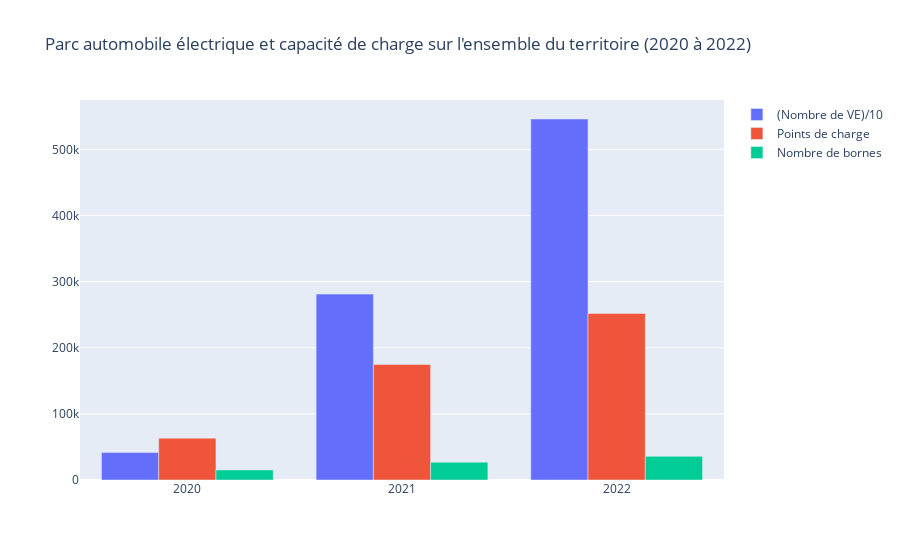

Here is the notebook cell this chart was saved with:
### Code cell
# Seulement depuis 2020 :

fig = go.Figure()
fig.add_trace(go.Bar(name = "(Nombre de VE)/10", x = ev_an.index.year, y = ev_an["cumsum"]/10))
fig.add_trace(go.Bar(name = "Points de charge", x = nb.index.year[50:], y = nb.loc["2020" : "2022", "total_pdc"]))
fig.add_trace(go.Bar(name = "Nombre de bornes", x = nb.index.year[50:], y = nb.loc["2020" : "2022", "total_bornes"]))
fig.update_layout(title = "Parc automobile électrique et capacité de charge sur l'ensemble du territoire (2020 à 2022)")
fig.show()

### Figure 1 — Plotly figure (JSON) as saved in the notebook; plotly's stock layout.template omitted (floating-point values rounded to 4 significant figures)
{"data": [{"name": "(Nombre de VE)/10", "type": "bar", "x": [2020, 2021, 2022], "y": [41500.0, 281200.0, 546000.0]}, {"name": "Points de charge", "type": "bar", "x": [2020, 2021, 2022, 2023], "y": [63310, 174733, 251934]}, {"name": "Nombre de bornes", "type": "bar", "x": [2020, 2021, 2022, 2023], "y": [15188, 26918, 35772]}], "layout": {"title": {"text": "Parc automobile électrique et capacité de charge sur l'ensemble du territoire (2020 à 2022)"}}}
